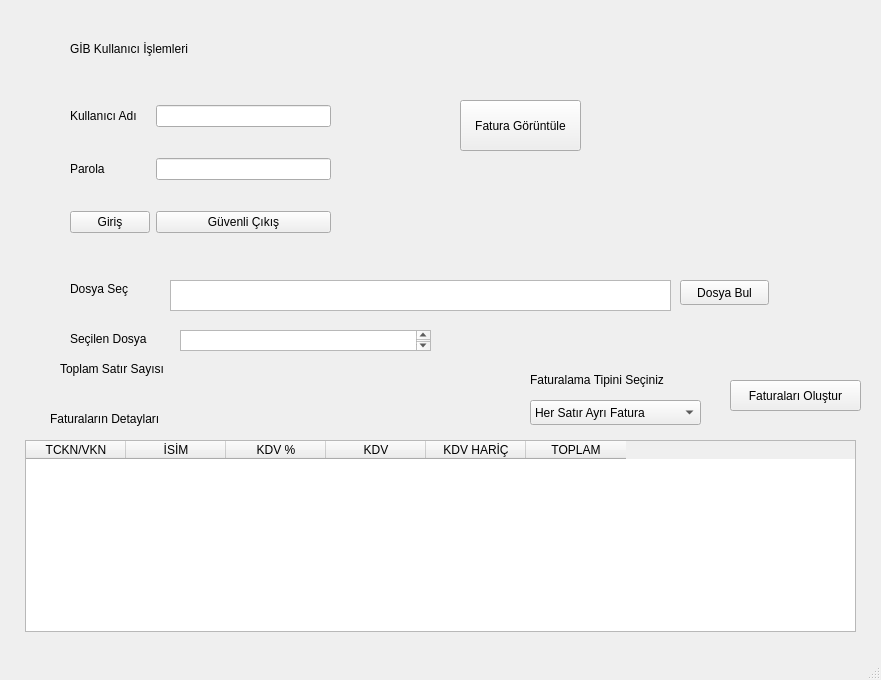
<?xml version="1.0" encoding="UTF-8"?>
<ui version="4.0">
 <class>MainWindow</class>
 <widget class="QMainWindow" name="MainWindow">
  <property name="geometry">
   <rect>
    <x>0</x>
    <y>0</y>
    <width>881</width>
    <height>680</height>
   </rect>
  </property>
  <property name="windowTitle">
   <string>MainWindow</string>
  </property>
  <widget class="QWidget" name="centralwidget">
   <widget class="QWidget" name="gridLayoutWidget">
    <property name="geometry">
     <rect>
      <x>70</x>
      <y>80</y>
      <width>261</width>
      <height>179</height>
     </rect>
    </property>
    <layout class="QGridLayout" name="gridLayout">
     <item row="0" column="0">
      <widget class="QLabel" name="usernameLabel">
       <property name="text">
        <string>Kullanıcı Adı</string>
       </property>
      </widget>
     </item>
     <item row="2" column="0">
      <widget class="QLabel" name="passwordLabel">
       <property name="text">
        <string>Parola</string>
       </property>
      </widget>
     </item>
     <item row="4" column="0">
      <widget class="QPushButton" name="loginButton">
       <property name="text">
        <string>Giriş</string>
       </property>
      </widget>
     </item>
     <item row="4" column="1">
      <widget class="QPushButton" name="pushButton_2">
       <property name="text">
        <string>Güvenli Çıkış</string>
       </property>
      </widget>
     </item>
     <item row="0" column="1">
      <widget class="QLineEdit" name="usernameLineEdit"/>
     </item>
     <item row="2" column="1">
      <widget class="QLineEdit" name="passwordLineEdit"/>
     </item>
    </layout>
   </widget>
   <widget class="QLabel" name="label_3">
    <property name="geometry">
     <rect>
      <x>70</x>
      <y>40</y>
      <width>151</width>
      <height>17</height>
     </rect>
    </property>
    <property name="text">
     <string>GİB Kullanıcı İşlemleri</string>
    </property>
   </widget>
   <widget class="QLabel" name="label_4">
    <property name="geometry">
     <rect>
      <x>70</x>
      <y>280</y>
      <width>81</width>
      <height>17</height>
     </rect>
    </property>
    <property name="text">
     <string>Dosya Seç</string>
    </property>
   </widget>
   <widget class="QLabel" name="label_5">
    <property name="geometry">
     <rect>
      <x>60</x>
      <y>360</y>
      <width>131</width>
      <height>17</height>
     </rect>
    </property>
    <property name="text">
     <string>Toplam Satır Sayısı</string>
    </property>
   </widget>
   <widget class="QLabel" name="label_6">
    <property name="geometry">
     <rect>
      <x>530</x>
      <y>370</y>
      <width>171</width>
      <height>20</height>
     </rect>
    </property>
    <property name="text">
     <string>Faturalama Tipini Seçiniz</string>
    </property>
   </widget>
   <widget class="QPushButton" name="pushButton_3">
    <property name="geometry">
     <rect>
      <x>730</x>
      <y>380</y>
      <width>131</width>
      <height>31</height>
     </rect>
    </property>
    <property name="text">
     <string>Faturaları Oluştur</string>
    </property>
   </widget>
   <widget class="QTableWidget" name="mainDataTable">
    <property name="geometry">
     <rect>
      <x>25</x>
      <y>440</y>
      <width>831</width>
      <height>192</height>
     </rect>
    </property>
    <column>
     <property name="text">
      <string>TCKN/VKN</string>
     </property>
    </column>
    <column>
     <property name="text">
      <string>İSİM</string>
     </property>
    </column>
    <column>
     <property name="text">
      <string>KDV %</string>
     </property>
    </column>
    <column>
     <property name="text">
      <string>KDV</string>
     </property>
    </column>
    <column>
     <property name="text">
      <string>KDV HARİÇ</string>
     </property>
    </column>
    <column>
     <property name="text">
      <string>TOPLAM</string>
     </property>
    </column>
   </widget>
   <widget class="QComboBox" name="comboBox">
    <property name="geometry">
     <rect>
      <x>530</x>
      <y>400</y>
      <width>171</width>
      <height>25</height>
     </rect>
    </property>
    <item>
     <property name="text">
      <string>Her Satır Ayrı Fatura</string>
     </property>
    </item>
    <item>
     <property name="text">
      <string>Bla Bla</string>
     </property>
    </item>
   </widget>
   <widget class="QLabel" name="label_7">
    <property name="geometry">
     <rect>
      <x>50</x>
      <y>410</y>
      <width>151</width>
      <height>17</height>
     </rect>
    </property>
    <property name="text">
     <string>Faturaların Detayları</string>
    </property>
   </widget>
   <widget class="QPushButton" name="pushButton_4">
    <property name="geometry">
     <rect>
      <x>460</x>
      <y>100</y>
      <width>121</width>
      <height>51</height>
     </rect>
    </property>
    <property name="text">
     <string>Fatura Görüntüle</string>
    </property>
   </widget>
   <widget class="QPushButton" name="filePathButton">
    <property name="geometry">
     <rect>
      <x>680</x>
      <y>280</y>
      <width>89</width>
      <height>25</height>
     </rect>
    </property>
    <property name="text">
     <string>Dosya Bul</string>
    </property>
   </widget>
   <widget class="QTextBrowser" name="filePathBrowser">
    <property name="geometry">
     <rect>
      <x>170</x>
      <y>280</y>
      <width>501</width>
      <height>31</height>
     </rect>
    </property>
   </widget>
   <widget class="QLabel" name="label_8">
    <property name="geometry">
     <rect>
      <x>70</x>
      <y>330</y>
      <width>101</width>
      <height>17</height>
     </rect>
    </property>
    <property name="text">
     <string>Seçilen Dosya</string>
    </property>
   </widget>
   <widget class="QTextBrowser" name="textBrowser_2">
    <property name="geometry">
     <rect>
      <x>180</x>
      <y>330</y>
      <width>251</width>
      <height>21</height>
     </rect>
    </property>
   </widget>
  </widget>
  <widget class="QMenuBar" name="menubar">
   <property name="geometry">
    <rect>
     <x>0</x>
     <y>0</y>
     <width>881</width>
     <height>22</height>
    </rect>
   </property>
  </widget>
  <widget class="QStatusBar" name="statusbar"/>
 </widget>
 <resources/>
 <connections/>
</ui>
